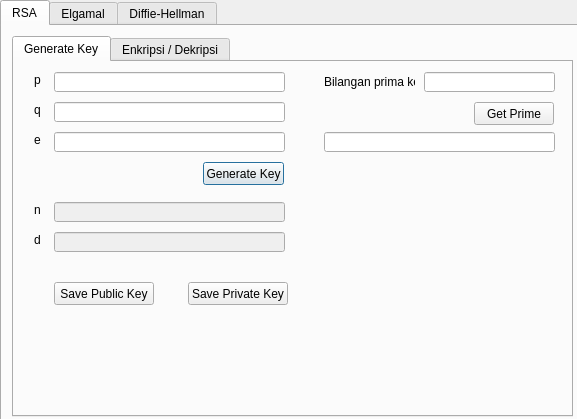
<?xml version="1.0" encoding="UTF-8"?>
<ui version="4.0">
 <class>Dialog</class>
 <widget class="QDialog" name="Dialog">
  <property name="geometry">
   <rect>
    <x>0</x>
    <y>0</y>
    <width>577</width>
    <height>419</height>
   </rect>
  </property>
  <property name="windowTitle">
   <string>Dialog</string>
  </property>
  <widget class="QTabWidget" name="tabWidget">
   <property name="geometry">
    <rect>
     <x>0</x>
     <y>0</y>
     <width>581</width>
     <height>431</height>
    </rect>
   </property>
   <property name="currentIndex">
    <number>0</number>
   </property>
   <widget class="QWidget" name="tab_RSA">
    <attribute name="title">
     <string>RSA</string>
    </attribute>
    <widget class="QTabWidget" name="tabWidget_2">
     <property name="geometry">
      <rect>
       <x>10</x>
       <y>10</y>
       <width>561</width>
       <height>381</height>
      </rect>
     </property>
     <property name="currentIndex">
      <number>0</number>
     </property>
     <widget class="QWidget" name="tab_GenerateKey_RSA">
      <attribute name="title">
       <string>Generate Key</string>
      </attribute>
      <widget class="QLabel" name="label_9">
       <property name="geometry">
        <rect>
         <x>20</x>
         <y>10</y>
         <width>16</width>
         <height>16</height>
        </rect>
       </property>
       <property name="text">
        <string>p</string>
       </property>
      </widget>
      <widget class="QLabel" name="label_10">
       <property name="geometry">
        <rect>
         <x>20</x>
         <y>40</y>
         <width>16</width>
         <height>16</height>
        </rect>
       </property>
       <property name="text">
        <string>q</string>
       </property>
      </widget>
      <widget class="QLineEdit" name="lineEdit_p_rsa">
       <property name="enabled">
        <bool>true</bool>
       </property>
       <property name="geometry">
        <rect>
         <x>40</x>
         <y>10</y>
         <width>231</width>
         <height>20</height>
        </rect>
       </property>
      </widget>
      <widget class="QLineEdit" name="lineEdit_q_rsa">
       <property name="enabled">
        <bool>true</bool>
       </property>
       <property name="geometry">
        <rect>
         <x>40</x>
         <y>40</y>
         <width>231</width>
         <height>20</height>
        </rect>
       </property>
      </widget>
      <widget class="QLabel" name="label_11">
       <property name="geometry">
        <rect>
         <x>20</x>
         <y>70</y>
         <width>16</width>
         <height>16</height>
        </rect>
       </property>
       <property name="text">
        <string>e</string>
       </property>
      </widget>
      <widget class="QLineEdit" name="lineEdit_e_rsa">
       <property name="enabled">
        <bool>true</bool>
       </property>
       <property name="geometry">
        <rect>
         <x>40</x>
         <y>70</y>
         <width>231</width>
         <height>20</height>
        </rect>
       </property>
      </widget>
      <widget class="QLineEdit" name="lineEdit_n_rsa">
       <property name="enabled">
        <bool>false</bool>
       </property>
       <property name="geometry">
        <rect>
         <x>40</x>
         <y>140</y>
         <width>231</width>
         <height>20</height>
        </rect>
       </property>
      </widget>
      <widget class="QLabel" name="label_16">
       <property name="geometry">
        <rect>
         <x>20</x>
         <y>140</y>
         <width>16</width>
         <height>16</height>
        </rect>
       </property>
       <property name="text">
        <string>n</string>
       </property>
      </widget>
      <widget class="QLabel" name="label_17">
       <property name="geometry">
        <rect>
         <x>310</x>
         <y>10</y>
         <width>91</width>
         <height>20</height>
        </rect>
       </property>
       <property name="text">
        <string>Bilangan prima ke -</string>
       </property>
      </widget>
      <widget class="QLineEdit" name="lineEdit_prima_ke_rsa">
       <property name="enabled">
        <bool>true</bool>
       </property>
       <property name="geometry">
        <rect>
         <x>410</x>
         <y>10</y>
         <width>131</width>
         <height>20</height>
        </rect>
       </property>
      </widget>
      <widget class="QLineEdit" name="lineEdit_prima_rsa">
       <property name="enabled">
        <bool>true</bool>
       </property>
       <property name="geometry">
        <rect>
         <x>310</x>
         <y>70</y>
         <width>231</width>
         <height>20</height>
        </rect>
       </property>
      </widget>
      <widget class="QPushButton" name="pushButton_generate_rsa">
       <property name="geometry">
        <rect>
         <x>189</x>
         <y>100</y>
         <width>81</width>
         <height>23</height>
        </rect>
       </property>
       <property name="text">
        <string>Generate Key</string>
       </property>
      </widget>
      <widget class="QPushButton" name="pushButton_get_prima_rsa">
       <property name="geometry">
        <rect>
         <x>460</x>
         <y>40</y>
         <width>80</width>
         <height>23</height>
        </rect>
       </property>
       <property name="text">
        <string>Get Prime</string>
       </property>
      </widget>
      <widget class="QLineEdit" name="lineEdit_d_rsa">
       <property name="enabled">
        <bool>false</bool>
       </property>
       <property name="geometry">
        <rect>
         <x>40</x>
         <y>170</y>
         <width>231</width>
         <height>20</height>
        </rect>
       </property>
      </widget>
      <widget class="QLabel" name="label_18">
       <property name="geometry">
        <rect>
         <x>20</x>
         <y>170</y>
         <width>16</width>
         <height>16</height>
        </rect>
       </property>
       <property name="text">
        <string>d</string>
       </property>
      </widget>
      <widget class="QPushButton" name="pushButton_save_private_key_rsa">
       <property name="geometry">
        <rect>
         <x>174</x>
         <y>220</y>
         <width>100</width>
         <height>23</height>
        </rect>
       </property>
       <property name="text">
        <string>Save Private Key</string>
       </property>
      </widget>
      <widget class="QPushButton" name="pushButton_save_public_key_rsa">
       <property name="geometry">
        <rect>
         <x>40</x>
         <y>220</y>
         <width>100</width>
         <height>23</height>
        </rect>
       </property>
       <property name="text">
        <string>Save Public Key</string>
       </property>
      </widget>
     </widget>
     <widget class="QWidget" name="tab_enkripdekrip_RSA">
      <attribute name="title">
       <string>Enkripsi / Dekripsi</string>
      </attribute>
      <widget class="QLabel" name="label_15">
       <property name="geometry">
        <rect>
         <x>140</x>
         <y>30</y>
         <width>16</width>
         <height>16</height>
        </rect>
       </property>
       <property name="text">
        <string>n</string>
       </property>
      </widget>
      <widget class="QLabel" name="label_12">
       <property name="geometry">
        <rect>
         <x>130</x>
         <y>10</y>
         <width>31</width>
         <height>16</height>
        </rect>
       </property>
       <property name="text">
        <string>e / d</string>
       </property>
      </widget>
      <widget class="QPushButton" name="pushButton_load_file_rsa">
       <property name="geometry">
        <rect>
         <x>460</x>
         <y>60</y>
         <width>80</width>
         <height>23</height>
        </rect>
       </property>
       <property name="text">
        <string>Load File</string>
       </property>
      </widget>
      <widget class="QTextEdit" name="textEdit_input_rsa">
       <property name="geometry">
        <rect>
         <x>10</x>
         <y>90</y>
         <width>530</width>
         <height>81</height>
        </rect>
       </property>
      </widget>
      <widget class="QLabel" name="label_13">
       <property name="geometry">
        <rect>
         <x>10</x>
         <y>70</y>
         <width>47</width>
         <height>13</height>
        </rect>
       </property>
       <property name="text">
        <string>Input</string>
       </property>
      </widget>
      <widget class="QLabel" name="label_14">
       <property name="geometry">
        <rect>
         <x>10</x>
         <y>180</y>
         <width>47</width>
         <height>13</height>
        </rect>
       </property>
       <property name="text">
        <string>Output</string>
       </property>
      </widget>
      <widget class="QRadioButton" name="radioButton_dekripsi_rsa">
       <property name="geometry">
        <rect>
         <x>20</x>
         <y>30</y>
         <width>82</width>
         <height>17</height>
        </rect>
       </property>
       <property name="text">
        <string>Dekripsi</string>
       </property>
      </widget>
      <widget class="QRadioButton" name="radioButton_enkripsi_rsa">
       <property name="geometry">
        <rect>
         <x>20</x>
         <y>10</y>
         <width>82</width>
         <height>17</height>
        </rect>
       </property>
       <property name="text">
        <string>Enkripsi</string>
       </property>
      </widget>
      <widget class="QLineEdit" name="lineEdit_ed_rsa">
       <property name="enabled">
        <bool>true</bool>
       </property>
       <property name="geometry">
        <rect>
         <x>160</x>
         <y>10</y>
         <width>231</width>
         <height>20</height>
        </rect>
       </property>
      </widget>
      <widget class="QTextEdit" name="textEdit_output_rsa">
       <property name="geometry">
        <rect>
         <x>10</x>
         <y>200</y>
         <width>530</width>
         <height>81</height>
        </rect>
       </property>
      </widget>
      <widget class="QPushButton" name="pushButton_enkrip_dekrip_rsa">
       <property name="geometry">
        <rect>
         <x>200</x>
         <y>300</y>
         <width>151</width>
         <height>41</height>
        </rect>
       </property>
       <property name="text">
        <string>Encrypt / Decrypt</string>
       </property>
      </widget>
      <widget class="QPushButton" name="pushButton_save_file_rsa">
       <property name="geometry">
        <rect>
         <x>460</x>
         <y>290</y>
         <width>80</width>
         <height>23</height>
        </rect>
       </property>
       <property name="text">
        <string>Save File</string>
       </property>
      </widget>
      <widget class="QLineEdit" name="lineEdit_n_ende_rsa">
       <property name="enabled">
        <bool>true</bool>
       </property>
       <property name="geometry">
        <rect>
         <x>160</x>
         <y>30</y>
         <width>231</width>
         <height>20</height>
        </rect>
       </property>
      </widget>
      <widget class="QPushButton" name="pushButton_load_key_rsa">
       <property name="geometry">
        <rect>
         <x>400</x>
         <y>10</y>
         <width>75</width>
         <height>23</height>
        </rect>
       </property>
       <property name="text">
        <string>Load Key</string>
       </property>
      </widget>
     </widget>
    </widget>
   </widget>
   <widget class="QWidget" name="tab_Elgamal">
    <attribute name="title">
     <string>Elgamal</string>
    </attribute>
   </widget>
   <widget class="QWidget" name="tab_DiffieHelman">
    <attribute name="title">
     <string>Diffie-Hellman</string>
    </attribute>
    <widget class="QGroupBox" name="groupBox">
     <property name="geometry">
      <rect>
       <x>10</x>
       <y>10</y>
       <width>331</width>
       <height>271</height>
      </rect>
     </property>
     <property name="title">
      <string>Generate Key</string>
     </property>
     <widget class="QLabel" name="label">
      <property name="geometry">
       <rect>
        <x>10</x>
        <y>50</y>
        <width>16</width>
        <height>16</height>
       </rect>
      </property>
      <property name="text">
       <string>n</string>
      </property>
     </widget>
     <widget class="QLineEdit" name="lineEdit_n_dh">
      <property name="enabled">
       <bool>true</bool>
      </property>
      <property name="geometry">
       <rect>
        <x>30</x>
        <y>50</y>
        <width>291</width>
        <height>20</height>
       </rect>
      </property>
     </widget>
     <widget class="QLabel" name="label_2">
      <property name="geometry">
       <rect>
        <x>10</x>
        <y>70</y>
        <width>16</width>
        <height>16</height>
       </rect>
      </property>
      <property name="text">
       <string>g</string>
      </property>
     </widget>
     <widget class="QLabel" name="label_3">
      <property name="geometry">
       <rect>
        <x>10</x>
        <y>90</y>
        <width>16</width>
        <height>16</height>
       </rect>
      </property>
      <property name="text">
       <string>x</string>
      </property>
     </widget>
     <widget class="QLabel" name="label_4">
      <property name="geometry">
       <rect>
        <x>10</x>
        <y>110</y>
        <width>16</width>
        <height>16</height>
       </rect>
      </property>
      <property name="text">
       <string>y</string>
      </property>
     </widget>
     <widget class="QLineEdit" name="lineEdit_g_dh">
      <property name="geometry">
       <rect>
        <x>30</x>
        <y>70</y>
        <width>291</width>
        <height>20</height>
       </rect>
      </property>
     </widget>
     <widget class="QLineEdit" name="lineEdit_x_dh">
      <property name="geometry">
       <rect>
        <x>30</x>
        <y>90</y>
        <width>291</width>
        <height>20</height>
       </rect>
      </property>
     </widget>
     <widget class="QLineEdit" name="lineEdit_y_dh">
      <property name="geometry">
       <rect>
        <x>30</x>
        <y>110</y>
        <width>291</width>
        <height>20</height>
       </rect>
      </property>
     </widget>
     <widget class="QLabel" name="label_5">
      <property name="geometry">
       <rect>
        <x>10</x>
        <y>200</y>
        <width>16</width>
        <height>16</height>
       </rect>
      </property>
      <property name="text">
       <string>K</string>
      </property>
     </widget>
     <widget class="QLabel" name="label_6">
      <property name="geometry">
       <rect>
        <x>10</x>
        <y>230</y>
        <width>20</width>
        <height>20</height>
       </rect>
      </property>
      <property name="text">
       <string>K'</string>
      </property>
     </widget>
     <widget class="QPushButton" name="pushButton_generate_dh">
      <property name="geometry">
       <rect>
        <x>240</x>
        <y>140</y>
        <width>75</width>
        <height>23</height>
       </rect>
      </property>
      <property name="text">
       <string>Generate</string>
      </property>
     </widget>
     <widget class="QLabel" name="label_7">
      <property name="geometry">
       <rect>
        <x>30</x>
        <y>30</y>
        <width>47</width>
        <height>13</height>
       </rect>
      </property>
      <property name="text">
       <string>Input</string>
      </property>
     </widget>
     <widget class="QLineEdit" name="lineEdit_K_dh">
      <property name="enabled">
       <bool>false</bool>
      </property>
      <property name="geometry">
       <rect>
        <x>30</x>
        <y>200</y>
        <width>291</width>
        <height>20</height>
       </rect>
      </property>
     </widget>
     <widget class="QLineEdit" name="lineEdit_Kdash_dh">
      <property name="enabled">
       <bool>false</bool>
      </property>
      <property name="geometry">
       <rect>
        <x>30</x>
        <y>230</y>
        <width>291</width>
        <height>20</height>
       </rect>
      </property>
     </widget>
     <widget class="QLabel" name="label_8">
      <property name="geometry">
       <rect>
        <x>30</x>
        <y>180</y>
        <width>47</width>
        <height>13</height>
       </rect>
      </property>
      <property name="text">
       <string>Output</string>
      </property>
     </widget>
    </widget>
   </widget>
  </widget>
 </widget>
 <resources/>
 <connections/>
</ui>
